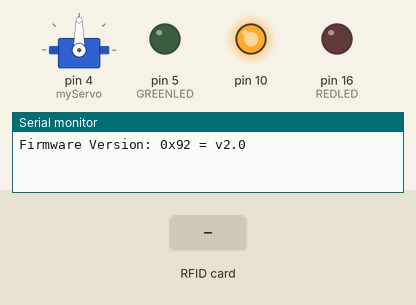
Simulated run of this sketch. Board: Arduino Uno, built with avr-gcc and run on an emulated ATmega328P. Parts: servo, output pins drawn as LEDs (lit = HIGH), the last lines printed to the serial monitor. Inputs (shaded band) come from the test bench.

Above: at 1.2 s.
1.3 s: RFID card 2A 94 3A 96 held to the reader
At 2.5 s:
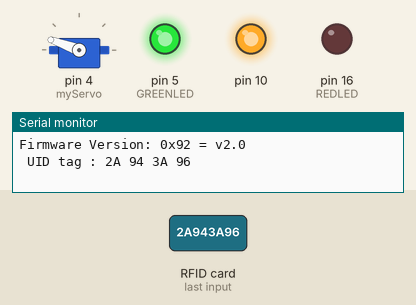
4.3 s: RFID card 5E 7A 19 C4 held to the reader
At 5.0 s:
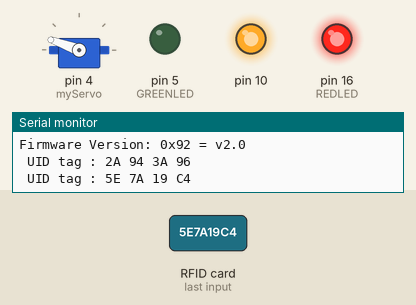
7.3 s: RFID card 2A 94 3A 96 held to the reader
At 8.7 s:
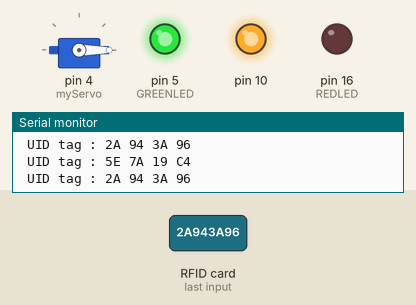
10.3 s: RFID card 5E 7A 19 C4 held to the reader
At 11.2 s:
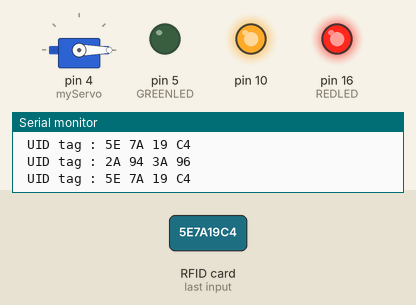
Timing chart, 0 to 13.8 s (numbered marks = the images above; inputs shaded):
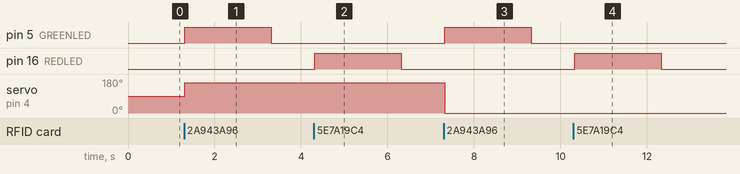

The sketch:

17-RFID_DoorLock.ino
```cpp
#include <SPI.h>
#include <MFRC522.h>
#include <Servo.h>

Servo myServo;

#define SS_PIN 2    //D4
#define RST_PIN 0   //D3
#define REDLED 16   //D0
#define GREENLED 5  //D1

MFRC522 mfrc522(SS_PIN, RST_PIN);  // Create MFRC522 instance.

bool locked;

void setup() {
  Serial.begin(9600);  // Initiate a serial communication
  SPI.begin();         // Initiate  SPI bus
  mfrc522.PCD_Init();  // Initiate MFRC522
  mfrc522.PCD_DumpVersionToSerial();

  myServo.attach(4);  // servo attach D2 pin of arduino
  locked = false;

  pinMode(REDLED, OUTPUT);
  pinMode(GREENLED, OUTPUT);
}

void loop() {
  // Look for new cards
  if (!mfrc522.PICC_IsNewCardPresent()) {
    return;
  }
  // Select one of the cards
  if (!mfrc522.PICC_ReadCardSerial()) {
    return;
  }
  //Show UID on serial monitor
  Serial.println();
  Serial.print(" UID tag :");
  String content = "";
  for (byte i = 0; i < mfrc522.uid.size; i++) {
    Serial.print(mfrc522.uid.uidByte[i] < 0x10 ? " 0" : " ");
    Serial.print(mfrc522.uid.uidByte[i], HEX);
    content.concat(String(mfrc522.uid.uidByte[i] < 0x10 ? " 0" : " "));
    content.concat(String(mfrc522.uid.uidByte[i], HEX));
  }
  content.toUpperCase();
  Serial.println();

  if (content.substring(1) == "2A 94 3A 96")  //change UID of the card that you want to give access
  {
    digitalWrite(GREENLED, HIGH);
    if (locked)
      myServo.write(0);
    else myServo.write(160);

    locked = !locked;
  } else
    digitalWrite(REDLED, HIGH);

  delay(2000);
  digitalWrite(GREENLED, LOW);
  digitalWrite(REDLED, LOW);
}
```

Measured:
- after the input at 1.3 s, pin 5 (GREENLED): LOW → HIGH at once, → LOW 2.0 s later; servo on pin 4 (myServo): 90° → 160° at once
- after the input at 4.3 s, pin 16 (REDLED): LOW → HIGH at once, → LOW 2.0 s later
- after the input at 7.3 s, pin 5 (GREENLED): LOW → HIGH at once, → LOW 2.0 s later; servo on pin 4 (myServo): 160° → 0° at once
- after the input at 10.3 s, pin 16 (REDLED): LOW → HIGH at once, → LOW 2.0 s later
